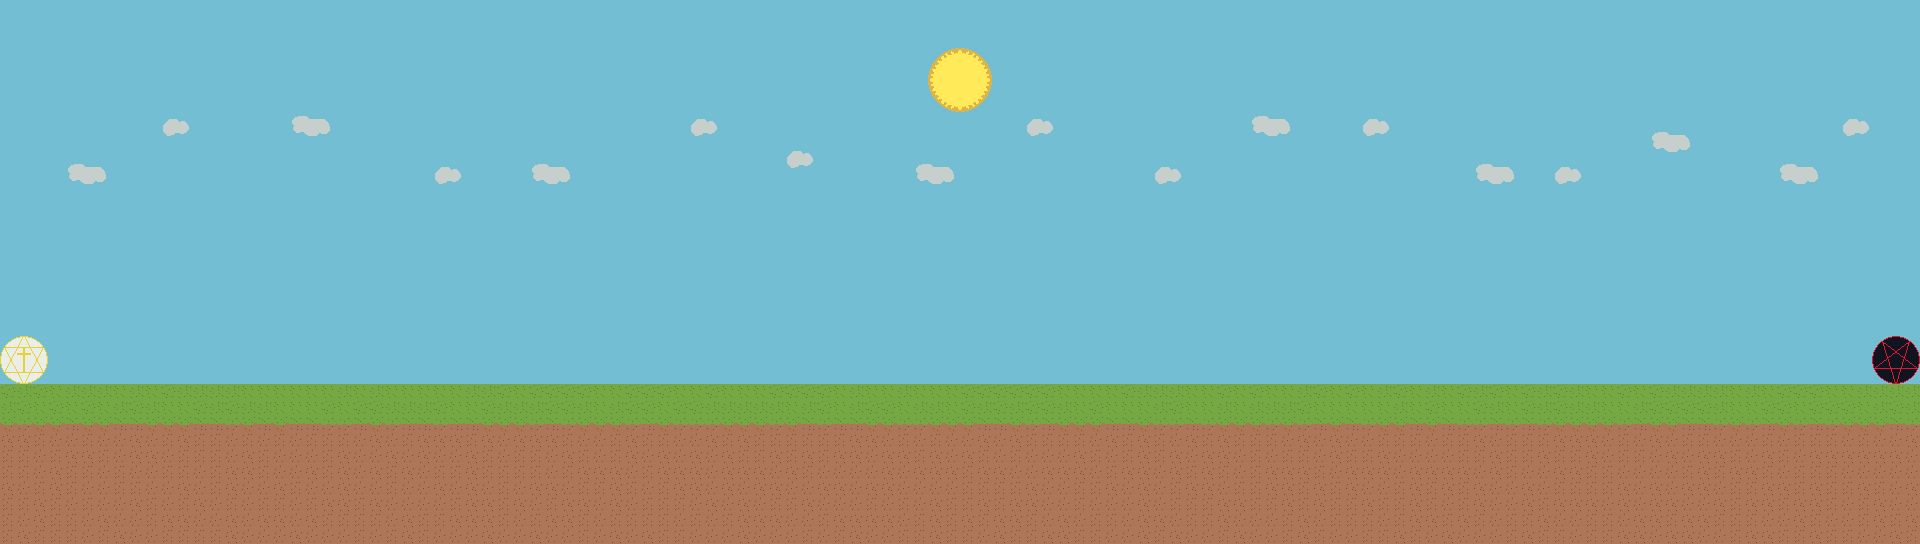

A 2D game scene composited from a Tiled map and its tileset images. What follows is a short description and the map's XML, with each tile layer's data collapsed to a summary:
An orthogonal 120x34 tile map with 16x16 px tiles, 4 tile layers (Ground, Sky, Bases, Sun and Clouds).

<map version="1.10" tiledversion="1.10.2" orientation="orthogonal" renderorder="right-down" width="120" height="34" tilewidth="16" tileheight="16" infinite="0" nextlayerid="5" nextobjectid="1">
 <tileset firstgid="1" name="tileset" tilewidth="16" tileheight="16" tilecount="2112" columns="33">
  <image source="tileset.png" trans="000000" width="528" height="1024" />
 </tileset>
 <layer id="1" name="Ground" width="120" height="34">
  <data>[4080 cells, 1200 non-empty, 9 distinct tile ids]</data>
 </layer>
 <layer id="2" name="Sky" width="120" height="34">
  <data>[4080 cells, 2880 non-empty, 1 distinct tile ids]</data>
 </layer>
 <layer id="4" name="Bases" width="120" height="34">
  <data>[4080 cells, 18 non-empty, 18 distinct tile ids]</data>
 </layer>
 <layer id="3" name="Sun and Clouds" width="120" height="34">
  <data>[4080 cells, 100 non-empty, 26 distinct tile ids]</data>
 </layer>
</map>
